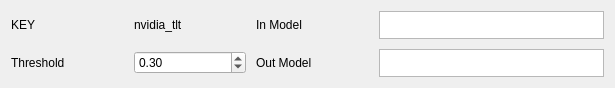
                <widget class="QWidget" name="t3_scrollAreaContents">
                 <property name="geometry">
                  <rect>
                   <x>0</x>
                   <y>-16</y>
                   <width>615</width>
                   <height>84</height>
                  </rect>
                 </property>
                 <layout class="QGridLayout" name="gridLayout_7" columnstretch="1,1,1,2">
                  <property name="spacing">
                   <number>10</number>
                  </property>
                  <item row="1" column="2">
                   <widget class="QLabel" name="t3_pruned_lbl_in_name">
                    <property name="sizePolicy">
                     <sizepolicy hsizetype="Preferred" vsizetype="Preferred">
                      <horstretch>0</horstretch>
                      <verstretch>0</verstretch>
                     </sizepolicy>
                    </property>
                    <property name="maximumSize">
                     <size>
                      <width>16777215</width>
                      <height>28</height>
                     </size>
                    </property>
                    <property name="text">
                     <string>In Model</string>
                    </property>
                   </widget>
                  </item>
                  <item row="1" column="0">
                   <widget class="QLabel" name="t3_pruned_lbl_key">
                    <property name="sizePolicy">
                     <sizepolicy hsizetype="Preferred" vsizetype="Preferred">
                      <horstretch>0</horstretch>
                      <verstretch>0</verstretch>
                     </sizepolicy>
                    </property>
                    <property name="maximumSize">
                     <size>
                      <width>16777215</width>
                      <height>28</height>
                     </size>
                    </property>
                    <property name="text">
                     <string>KEY</string>
                    </property>
                   </widget>
                  </item>
                  <item row="3" column="1">
                   <widget class="QDoubleSpinBox" name="t3_pruned_threshold">
                    <property name="decimals">
                     <number>2</number>
                    </property>
                    <property name="maximum">
                     <double>1.000000000000000</double>
                    </property>
                    <property name="value">
                     <double>0.300000000000000</double>
                    </property>
                   </widget>
                  </item>
                  <item row="3" column="2">
                   <widget class="QLabel" name="t3_pruned_lbl_out_name">
                    <property name="sizePolicy">
                     <sizepolicy hsizetype="Preferred" vsizetype="Preferred">
                      <horstretch>0</horstretch>
                      <verstretch>0</verstretch>
                     </sizepolicy>
                    </property>
                    <property name="maximumSize">
                     <size>
                      <width>16777215</width>
                      <height>28</height>
                     </size>
                    </property>
                    <property name="text">
                     <string>Out Model</string>
                    </property>
                   </widget>
                  </item>
                  <item row="1" column="1">
                   <widget class="QLabel" name="t3_pruned_key">
                    <property name="maximumSize">
                     <size>
                      <width>16777215</width>
                      <height>28</height>
                     </size>
                    </property>
                    <property name="text">
                     <string>nvidia_tlt</string>
                    </property>
                   </widget>
                  </item>
                  <item row="1" column="3">
                   <widget class="QTextEdit" name="t3_pruned_in_model">
                    <property name="sizePolicy">
                     <sizepolicy hsizetype="Preferred" vsizetype="Preferred">
                      <horstretch>0</horstretch>
                      <verstretch>0</verstretch>
                     </sizepolicy>
                    </property>
                    <property name="maximumSize">
                     <size>
                      <width>16777215</width>
                      <height>28</height>
                     </size>
                    </property>
                    <property name="html">
                     <string>&lt;!DOCTYPE HTML PUBLIC &quot;-//W3C//DTD HTML 4.0//EN&quot; &quot;http://www.w3.org/TR/REC-html40/strict.dtd&quot;&gt;
&lt;html&gt;&lt;head&gt;&lt;meta name=&quot;qrichtext&quot; content=&quot;1&quot; /&gt;&lt;style type=&quot;text/css&quot;&gt;
p, li { white-space: pre-wrap; }
&lt;/style&gt;&lt;/head&gt;&lt;body style=&quot; font-family:'Ubuntu'; font-size:11pt; font-weight:400; font-style:normal;&quot;&gt;
&lt;p style=&quot;-qt-paragraph-type:empty; margin-top:0px; margin-bottom:0px; margin-left:0px; margin-right:0px; -qt-block-indent:0; text-indent:0px;&quot;&gt;&lt;br /&gt;&lt;/p&gt;&lt;/body&gt;&lt;/html&gt;</string>
                    </property>
                   </widget>
                  </item>
                  <item row="3" column="0">
                   <widget class="QLabel" name="t3_pruned_lbl_thres">
                    <property name="sizePolicy">
                     <sizepolicy hsizetype="Preferred" vsizetype="Preferred">
                      <horstretch>0</horstretch>
                      <verstretch>0</verstretch>
                     </sizepolicy>
                    </property>
                    <property name="maximumSize">
                     <size>
                      <width>16777215</width>
                      <height>28</height>
                     </size>
                    </property>
                    <property name="text">
                     <string>Threshold</string>
                    </property>
                   </widget>
                  </item>
                  <item row="3" column="3">
                   <widget class="QTextEdit" name="t3_pruned_out_name">
                    <property name="sizePolicy">
                     <sizepolicy hsizetype="Preferred" vsizetype="Preferred">
                      <horstretch>0</horstretch>
                      <verstretch>0</verstretch>
                     </sizepolicy>
                    </property>
                    <property name="maximumSize">
                     <size>
                      <width>16777215</width>
                      <height>28</height>
                     </size>
                    </property>
                    <property name="html">
                     <string>&lt;!DOCTYPE HTML PUBLIC &quot;-//W3C//DTD HTML 4.0//EN&quot; &quot;http://www.w3.org/TR/REC-html40/strict.dtd&quot;&gt;
&lt;html&gt;&lt;head&gt;&lt;meta name=&quot;qrichtext&quot; content=&quot;1&quot; /&gt;&lt;style type=&quot;text/css&quot;&gt;
p, li { white-space: pre-wrap; }
&lt;/style&gt;&lt;/head&gt;&lt;body style=&quot; font-family:'Ubuntu'; font-size:11pt; font-weight:400; font-style:normal;&quot;&gt;
&lt;p style=&quot;-qt-paragraph-type:empty; margin-top:0px; margin-bottom:0px; margin-left:0px; margin-right:0px; -qt-block-indent:0; text-indent:0px;&quot;&gt;&lt;br /&gt;&lt;/p&gt;&lt;/body&gt;&lt;/html&gt;</string>
                    </property>
                   </widget>
                  </item>
                 </layout>
                </widget>
